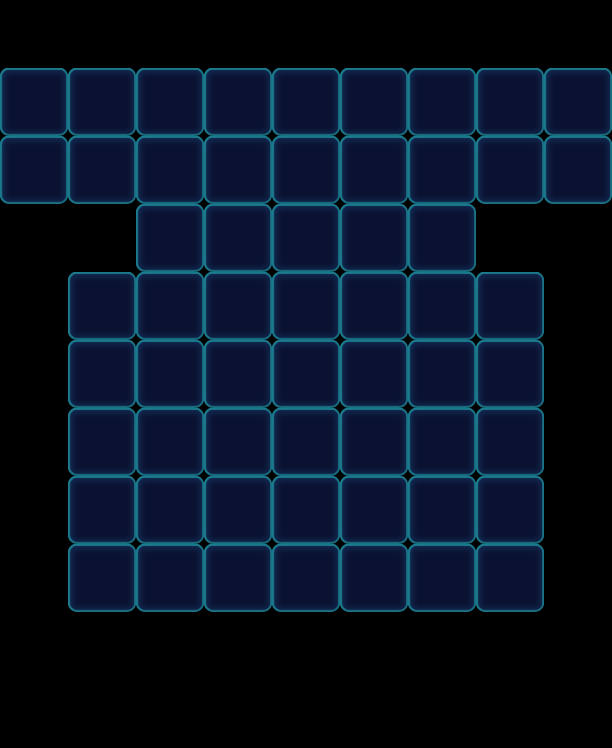

Rendered tile map (Tiled .tmx) drawn with the repository's tilesets; below, a short description and the map source with its tile grids summarised:
An orthogonal 9x11 tile map with 68x68 px tiles, 1 tile layer (Valid), 2 tilesets and 43 objects (14x Stone, 14x Ice, 8x Boss, 7x Factory_Normal).

<map version="1.0" orientation="orthogonal" width="9" height="11" tilewidth="68" tileheight="68">
 <tileset firstgid="1" name="game_grid1" tilewidth="68" tileheight="68">
  <image source="game_grid1.png" width="68" height="68" />
 </tileset>
 <tileset firstgid="2" name="map" tilewidth="68" tileheight="68">
  <image source="map.png" width="1024" height="1024" />
 </tileset>
 <layer name="Valid" width="9" height="11">
  <data>[99 cells, 58 non-empty, 1 distinct tile ids]</data>
 </layer>
 <objectgroup name="BottomObj" width="9" height="11" />
 <objectgroup name="MiddleObj" width="9" height="11" />
 <objectgroup color="#000000" name="TopObj" width="9" height="11">
  <object name="10" type="Factory_Normal" x="136" y="0" width="68" height="68">
   <properties>
    <property name="FactoryColorsConfig" value="Blue,Green,Yellow,Pink,Purple" />
   </properties>
  </object>
  <object name="10" type="Boss" x="476" y="68" width="68" height="68">
   <properties>
    <property name="BossName" value="ColorRight" />
    <property name="BossType" value="ColorBoss" />
    <property name="BossTypeConfig" value="Blue,Green,Yellow,Pink,Purple" />
   </properties>
  </object>
  <object name="10" type="Boss" x="0" y="68" width="68" height="68">
   <properties>
    <property name="BossName" value="ColorLeft" />
    <property name="BossType" value="ColorBoss" />
    <property name="BossTypeConfig" value="Blue,Green,Yellow,Pink,Purple" />
   </properties>
  </object>
  <object type="Stone" gid="34" x="68" y="408">
   <properties>
    <property name="Layers" value="1" />
   </properties>
  </object>
  <object type="Stone" gid="34" x="136" y="408">
   <properties>
    <property name="Layers" value="1" />
   </properties>
  </object>
  <object type="Stone" gid="34" x="204" y="408">
   <properties>
    <property name="Layers" value="1" />
   </properties>
  </object>
  <object type="Stone" gid="34" x="272" y="408">
   <properties>
    <property name="Layers" value="1" />
   </properties>
  </object>
  <object type="Stone" gid="34" x="340" y="408">
   <properties>
    <property name="Layers" value="1" />
   </properties>
  </object>
  <object type="Stone" gid="34" x="408" y="408">
   <properties>
    <property name="Layers" value="1" />
   </properties>
  </object>
  <object type="Stone" gid="34" x="476" y="408">
   <properties>
    <property name="Layers" value="1" />
   </properties>
  </object>
  <object name="10" type="Factory_Normal" x="204" y="0" width="68" height="68">
   <properties>
    <property name="FactoryColorsConfig" value="Blue,Green,Yellow,Pink,Purple" />
   </properties>
  </object>
  <object name="10" type="Factory_Normal" x="272" y="0" width="68" height="68">
   <properties>
    <property name="FactoryColorsConfig" value="Blue,Green,Yellow,Pink,Purple" />
   </properties>
  </object>
  <object name="10" type="Factory_Normal" x="340" y="0" width="68" height="68">
   <properties>
    <property name="FactoryColorsConfig" value="Blue,Green,Yellow,Pink,Purple" />
   </properties>
  </object>
  <object name="10" type="Factory_Normal" x="408" y="0" width="68" height="68">
   <properties>
    <property name="FactoryColorsConfig" value="Blue,Green,Yellow,Pink,Purple" />
   </properties>
  </object>
  <object name="10" type="Factory_Normal" x="68" y="204" width="68" height="68">
   <properties>
    <property name="FactoryColorsConfig" value="Blue,Green,Yellow,Pink,Purple" />
   </properties>
  </object>
  <object name="10" type="Factory_Normal" x="476" y="204" width="68" height="68">
   <properties>
    <property name="FactoryColorsConfig" value="Blue,Green,Yellow,Pink,Purple" />
   </properties>
  </object>
  <object name="10" type="Boss" x="68" y="68" width="68" height="68">
   <properties>
    <property name="BossName" value="ColorLeft" />
    <property name="BossType" value="ColorBoss" />
    <property name="BossTypeConfig" value="Blue,Green,Yellow,Pink,Purple" />
   </properties>
  </object>
  <object name="10" type="Boss" x="0" y="136" width="68" height="68">
   <properties>
    <property name="BossName" value="ColorLeft" />
    <property name="BossType" value="ColorBoss" />
    <property name="BossTypeConfig" value="Blue,Green,Yellow,Pink,Purple" />
   </properties>
  </object>
  <object name="10" type="Boss" x="68" y="136" width="68" height="68">
   <properties>
    <property name="BossName" value="ColorLeft" />
    <property name="BossType" value="ColorBoss" />
    <property name="BossTypeConfig" value="Blue,Green,Yellow,Pink,Purple" />
   </properties>
  </object>
  <object name="10" type="Boss" x="544" y="68" width="68" height="68">
   <properties>
    <property name="BossName" value="ColorRight" />
    <property name="BossType" value="ColorBoss" />
    <property name="BossTypeConfig" value="Blue,Green,Yellow,Pink,Purple" />
   </properties>
  </object>
  <object name="10" type="Boss" x="476" y="136" width="68" height="68">
   <properties>
    <property name="BossName" value="ColorRight" />
    <property name="BossType" value="ColorBoss" />
    <property name="BossTypeConfig" value="Blue,Green,Yellow,Pink,Purple" />
   </properties>
  </object>
  <object name="10" type="Boss" x="544" y="136" width="68" height="68">
   <properties>
    <property name="BossName" value="ColorRight" />
    <property name="BossType" value="ColorBoss" />
    <property name="BossTypeConfig" value="Blue,Green,Yellow,Pink,Purple" />
   </properties>
  </object>
  <object name="10" type="Ice" x="68" y="408" width="68" height="68">
   <properties>
    <property name="Layers" value="3" />
   </properties>
  </object>
  <object name="10" type="Ice" x="136" y="408" width="68" height="68">
   <properties>
    <property name="Layers" value="3" />
   </properties>
  </object>
  <object name="10" type="Ice" x="204" y="408" width="68" height="68">
   <properties>
    <property name="Layers" value="3" />
   </properties>
  </object>
  <object name="10" type="Ice" x="272" y="408" width="68" height="68">
   <properties>
    <property name="Layers" value="3" />
   </properties>
  </object>
  <object name="10" type="Ice" x="340" y="408" width="68" height="68">
   <properties>
    <property name="Layers" value="3" />
   </properties>
  </object>
  <object name="10" type="Ice" x="408" y="408" width="68" height="68">
   <properties>
    <property name="Layers" value="3" />
   </properties>
  </object>
  <object name="10" type="Ice" x="476" y="408" width="68" height="68">
   <properties>
    <property name="Layers" value="3" />
   </properties>
  </object>
  <object type="Stone" gid="34" x="204" y="544">
   <properties>
    <property name="Layers" value="1" />
   </properties>
  </object>
  <object type="Stone" gid="34" x="272" y="544">
   <properties>
    <property name="Layers" value="1" />
   </properties>
  </object>
  <object type="Stone" gid="34" x="340" y="544">
   <properties>
    <property name="Layers" value="1" />
   </properties>
  </object>
  <object type="Stone" gid="34" x="408" y="544">
   <properties>
    <property name="Layers" value="1" />
   </properties>
  </object>
  <object type="Stone" gid="34" x="476" y="544">
   <properties>
    <property name="Layers" value="1" />
   </properties>
  </object>
  <object type="Stone" gid="34" x="68" y="544">
   <properties>
    <property name="Layers" value="1" />
   </properties>
  </object>
  <object type="Stone" gid="34" x="136" y="544">
   <properties>
    <property name="Layers" value="1" />
   </properties>
  </object>
  <object name="10" type="Ice" x="272" y="544" width="68" height="68">
   <properties>
    <property name="Layers" value="3" />
   </properties>
  </object>
  <object name="10" type="Ice" x="408" y="544" width="68" height="68">
   <properties>
    <property name="Layers" value="3" />
   </properties>
  </object>
  </objectgroup>
</map>
<!-- 5 of 43 objects omitted -->
